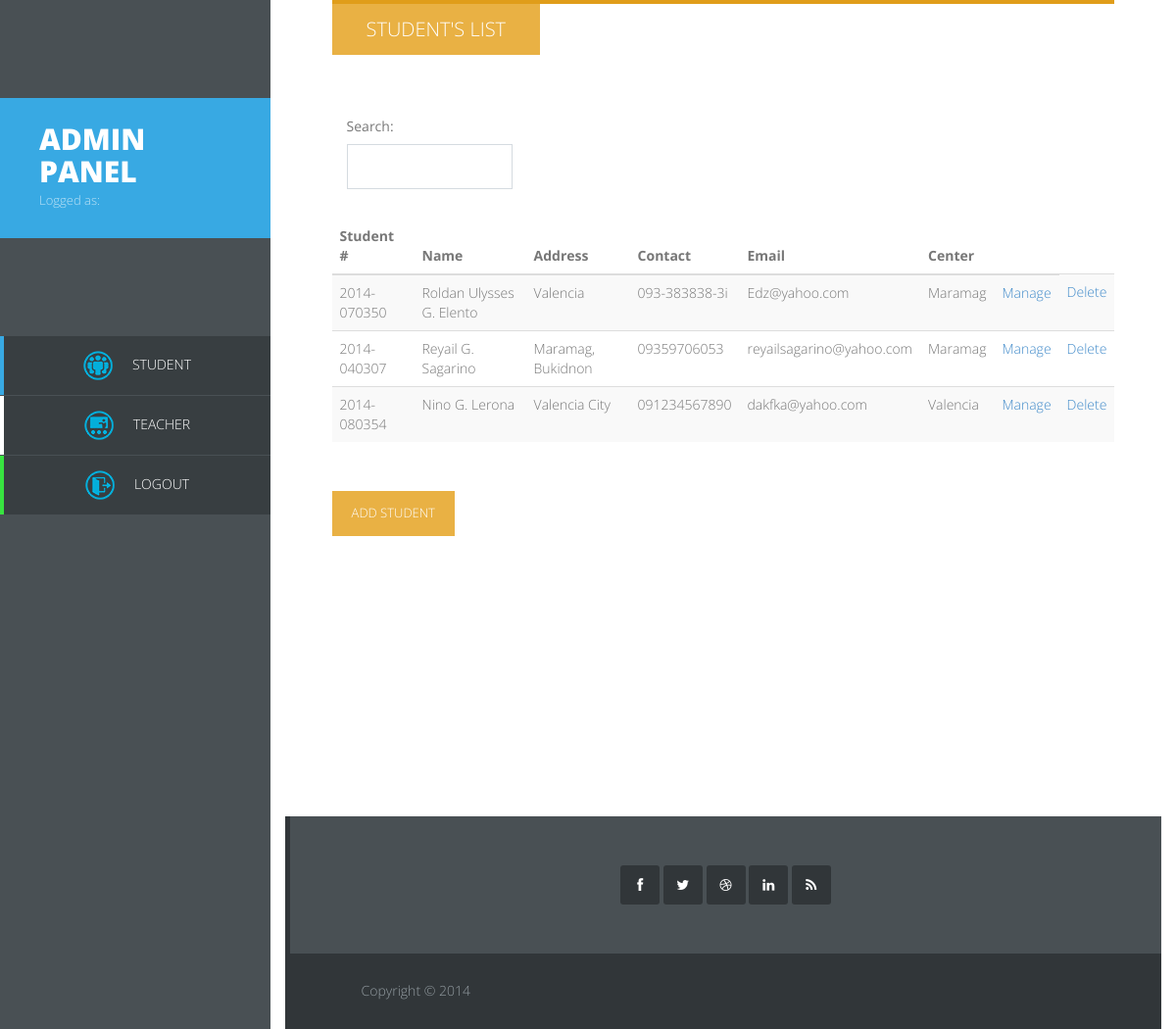
The app's page /admin/index.php with its own data.
### tables this page shows
CREATE TABLE IF NOT EXISTS `tblstudent` (
  `id` int(11) NOT NULL AUTO_INCREMENT,
  `fname` varchar(30) NOT NULL,
  `lname` varchar(30) NOT NULL,
  `mname` varchar(30) NOT NULL,
  `s_id` varchar(60) DEFAULT NULL,
  `email` varchar(100) DEFAULT NULL,
  `address` varchar(255) DEFAULT NULL,
  `fatherName` varchar(100) DEFAULT NULL,
  `motherName` varchar(100) DEFAULT NULL,
  `contactno` varchar(13) DEFAULT NULL,
  `gender` varchar(6) DEFAULT NULL,
  `center_id` varchar(100) DEFAULT NULL,
  `bdate` varchar(50) DEFAULT NULL,
  `sec_id` int(11) DEFAULT NULL,
  PRIMARY KEY (`id`)
);

CREATE TABLE IF NOT EXISTS `tblcenter` (
  `c_id` int(10) NOT NULL AUTO_INCREMENT,
  `center` varchar(150) NOT NULL,
  PRIMARY KEY (`c_id`)
);

### admin/index.php (the view, shortened to what this page needs)
<!DOCTYPE html>
<html>
<head>
	<link rel="stylesheet" href="css/bootstrap.min.css">
	<link rel="stylesheet" href="css/font-awesome.min.css">
	<link rel="stylesheet" href="css/templatemo_misc.css">
	<link rel="stylesheet" href="css/templatemo_style.css">
    </head>
<body>
	<div id="main-sidebar" class="hidden-xs hidden-sm">
		<div class="logo">
			<a href="index.php" rel="nofollow"><h1>ADMIN PANEL</h1></a>
			<span>Logged as: <b> <?php echo htmlentities($_SESSION['user']['username'], ENT_QUOTES, 'UTF-8'); ?> </b> </span>
		</div>
		<div>
	        <ul class="main-menu">
	            <li class="home"><a href="index.php"><span style="padding-right:20px;"><img src="images/students.png"></span>Student</a></li>
	            <li class"about"><a href=" Teacher.php"><span style="padding-right:20px;"><img src="images/teacher.png"></span>Teacher</a></li>
                 <li class="account"><a href="./../logout.php"><span style="padding-right:20px;"><img src="images/exit.png"></span>Logout</a></li>
	        </ul>
		</div>
	</div>
	<div id="main-content">
		<div class="container-fluid">
			<div id="about" class="section-content">
				<div class="row">
					<div class="col-md-14">
                        <div class="section-title">
                            <h2>Student's List</h2>
                            <div class="contact-form">
                                <div id="search" class="col-md-3">
                                    <label for="filter">Search:</label>
                                    <input type="text" name="filter" value="" id="filter" />
                                </div>
                             </div>
                        </div>
					</div>
					<div class="col-md-14">
						<table class="table table-striped" id="resultTable">
                            <thead>
                                <tr>
                                <th> <strong>Student #</strong> </th>
                                <th> <strong>Name</strong> </th>
                                <th> <strong>Address</strong> </th>
                                <th> <strong>Contact</strong> </th>
                                <th> <strong>Email</strong> </th>
                                <th> <strong>Center</strong> </th>
                                <th>  </th>
                                </tr>
                            </thead>
                            <tbody>
							<?php
                                $sql = "SELECT
												tblstudent.* ,
												tblcenter.*
												from tblstudent
												inner join
												tblcenter on
												tblcenter.c_id = tblstudent.center_id
										";
									$select = mysql_query($sql);
									while($row = mysql_fetch_assoc($select))
									{
									echo "<tr>";
									echo "<td> " . $row["s_id"] ."</td>";
									echo "<td> " . $row["fname"] . " " . $row["mname"] . " " . $row["lname"] . " " . "</td>";
									echo "<td> " . $row["address"] ."</td>";
									echo "<td> " . $row["contactno"] . "</td>";
									echo "<td> " . $row["email"] . "</td>";
									echo "<td> " . $row["center"] . "</td>";
									echo "<td> " . '<a href="managestudent.php?id=' . $row["s_id"] . '">' . "Manage" . "</td>";
									echo "<td> " . '<a href="deleteStd.php?id=' . $row["id"] . '">' . "Delete" . "</td>";
									echo "</tr>";
									}
                                ?>
                            </tbody>
                            </table>
                            <div class="row">
                                <div class="col-md-3 ">
                                <a href="addstudent.php" class="submit-btn largeButton adstdBgColor">Add Student</a>
                                </div>
                            </div>
					</div>
			</div>
            <div id="account" class="section-content">
				<div class="row contact-form">
                <form action="login.php" method="post">
                <div class="row contact-form">
					<div class="col-md-4">
					</div>
               </div>
                 <div class="row contact-form">
					<div class="col-md-4">
					</div>
                 </div>
						<div class="col-md-2 ">
						</div>
                   </form>
				</div>
			</div>
		</div>
		<div class="site-footer">
			<div class="first-footer">
				<div class="container-fluid">
					<div class="row">
						<div class="col-md-12">
							<div class="social-footer">
								<ul>
									<li><a href="facebook.com" class="fa fa-facebook"></a></li>
									<li><a href="#" class="fa fa-twitter"></a></li>
									<li><a href="#" class="fa fa-dribbble"></a></li>
									<li><a href="#" class="fa fa-linkedin"></a></li>
									<li><a href="#" class="fa fa-rss"></a></li>
								</ul>
							</div>
						</div>
					</div>
				</div>
			</div>
			<div class="bottom-footer">
				<div class="container-fluid">
					<div class="row">
						<div class="col-md-6">
							<p class="copyright">Copyright © 2014
                            </p>
						</div>
					</div>
				</div>
			</div>
		</div>
	</div>
</body>
</html>

### admin/css/templatemo_style.css (style rules this page uses)
.main-menu, .responsive-menu ul, .social-member, .progess-bars, .first-footer .social-footer ul { padding: 0; margin: 0; list-style: none; }
body { font: 14px/1.85em 'Open Sans', Arial, Helvetice Neue, sans-serif; color: #777777; font-weight: 300; font-style: normal; -webkit-font-smoothing: antialiased; -webkit-text-size-adjust: 100%; }
a, a:hover, a:focus { text-decoration: none; -webkit-transition: all 150ms ease-in; -moz-transition: all 150ms ease-in; -o-transition: all 150ms ease-in; transition: all 150ms ease-in; }
h1, h2, h3, h4, h5, h6 { font-family: 'Open Sans', Arial, Helvetice Neue, sans-serif; }
*, *:before, *:after { -moz-box-sizing: border-box; -webkit-box-sizing: border-box; box-sizing: border-box; }
#main-content, .full-width-slider { float: right; width: 77%; }
.section-content { padding: 0 7%; margin-bottom: 100px; }
.section-title { border-top: 4px solid; margin-bottom: 60px; }
.section-title h2 { display: inline-block; padding: 15px 35px; color: white; text-transform: uppercase; font-weight: 300; margin: 0; font-size: 20px; }
#about .section-title { border-color: #e09d1a; }
#about h2 { background-color: #e9b144; }
a.largeButton { color: white; text-transform: uppercase; font-weight: 300; font-size: 13px; display: inline-block; padding: 10px 20px; border-bottom: 3px solid; }
.adstdBgColor { background-color: #e9b144; }
#main-sidebar { float: left; width: 23%; height: 100%; position: fixed; background-color: #495054; color: white; }
.logo { margin: 100px 0; background-color: #38a9e3; padding: 25px 40px; }
.logo a { color: white; }
.logo a h1 { text-transform: uppercase; font-size: 30px; margin: 0; font-weight: 800; }
.logo span { color: #bee3f6; font-size: 13px; }
.main-menu { text-align: center; }
.main-menu li { margin-bottom: 1px; }
.main-menu li a { color: white; text-transform: uppercase; display: block; border-left: 4px solid; padding: 15px 30px; background-color: #383e41; -webkit-transition: all 150ms ease-in; -moz-transition: all 150ms ease-in; -o-transition: all 150ms ease-in; transition: all 150ms ease-in; }
li.home a { border-color: #38a9e3; }
li.account a { border-color: #38e340; }
.contact-form { margin-top: 60px; }
.contact-form input, .contact-form textarea { width: 100%; display: block; border: 1px solid #d5dbe0; padding: 10px 15px; outline: 0; }
.contact-form input { height: 46px; margin-bottom: 30px; }
.contact-form label { font-weight: normal; }
.submit-btn { margin-top: 30px; }
.first-footer { background-color: #495054; padding: 50px; text-align: center; border-left: 5px solid #313639; }
.first-footer .social-footer ul li { display: inline; }
.first-footer .social-footer ul li a { width: 40px; height: 40px; -webkit-border-radius: 3px; border-radius: 3px; background-clip: padding-box; background-color: #313639; text-align: center; line-height: 40px; color: white; }
.bottom-footer { background-color: #313639; color: #949da2; padding: 25px 7% 16px 7%; }

### records on screen
tblstudent: s "2014-070350", fname "Roldan Ulysses", mname "G.", lname "Elento", address "Valencia", contactno "093-383838-3i", email "Edz@yahoo.com", center.center "Maramag"
tblstudent: s "2014-040307", fname "Reyail", mname "G.", lname "Sagarino", address "Maramag, Bukidnon", contactno "09359706053", email "reyailsagarino@yahoo.com", center.center "Maramag"
tblstudent: s "2014-080354", fname "Nino", mname "G.", lname "Lerona", address "Valencia City", contactno "091234567890", email "dakfka@yahoo.com", center.center "Valencia"
